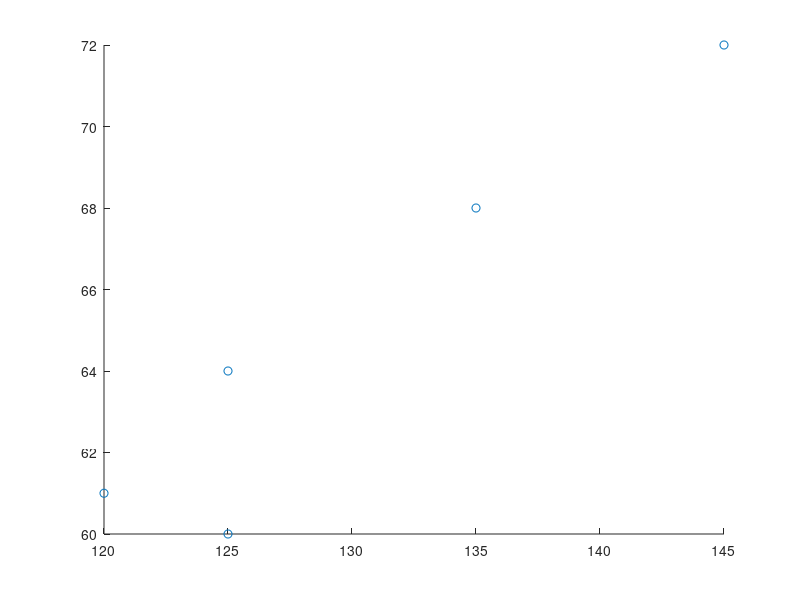

Write MATLAB code to recreate this figure.
data = [120 125 125 135 145 ; 61 60 64 68 72];

mean_vec = mean(data,2);
n = size(data,1)
B = data - mean_vec

S = (1/(n-1)) * B * transpose(B)

[U,L] = eig(S);

"Eigenvalues:"
l2 = L(1,1)
l1 = L(2,2)
"Eigenvectors:"
U

variance = l1/(l1+l2)

scatter(data(1,:),data(2,:))

